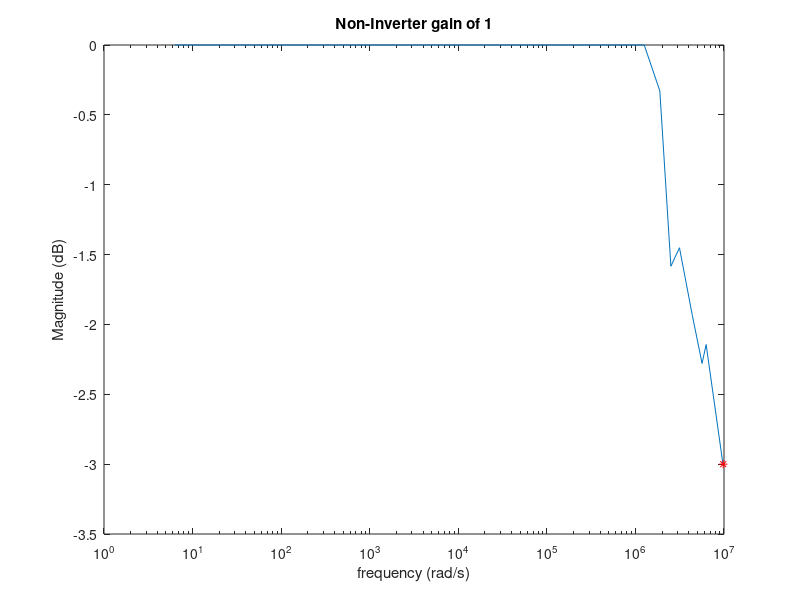
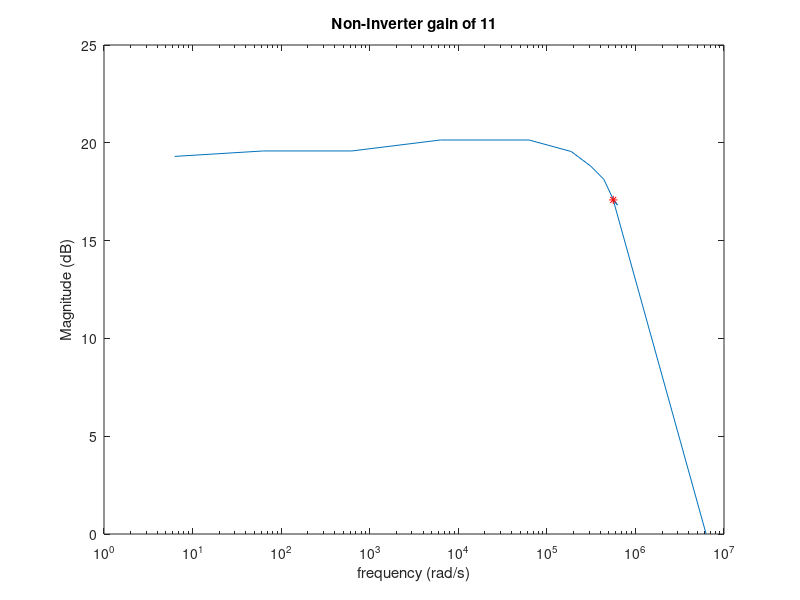
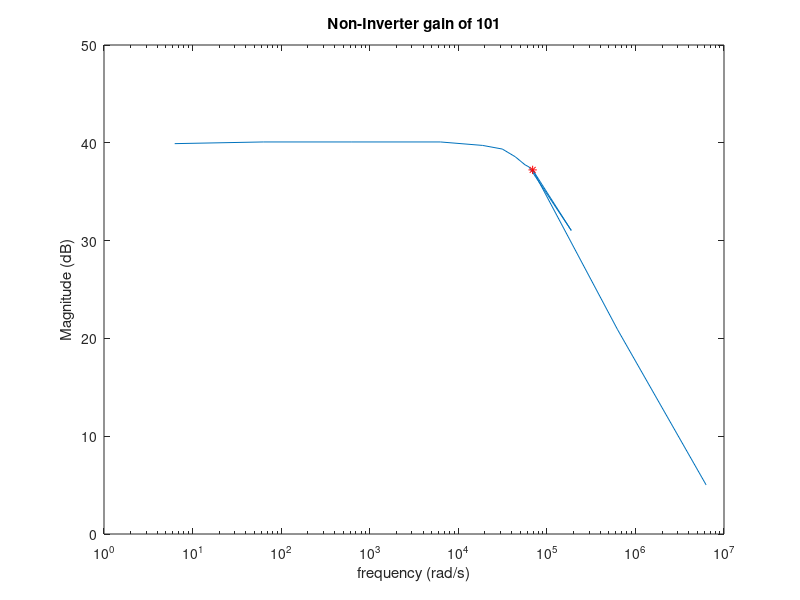

MATLAB code to generate these figures, in order:
%% Lab 9 Circuit 1 measurements
f1 = [1 10 100 1000 10000 100000 200000 300000 400000 500000 700000 ... 
    900000 1000000 1560000];
vs1 = [1.16 1.16 1.1 1.1 1.1 1.1 1.1 1.08 1.08 0.13 0.13 0.13 0.128 0.116];
vo1 = [1.16 1.16 1.1 1.1 1.1 1.1 1.1 1.04 0.9 0.11 0.104 0.1 0.1 0.082];
f1rad = f1*2*pi; gain = vo1./vs1; gaindb = 20*log10(gain); figure(1)
semilogx(f1rad, gaindb, 1560000*2*pi, -3, 'r*'); 
title('Non-Inverter gain of 1'); xlabel('frequency (rad/s)'); 
ylabel('Magnitude (dB)');
%% Circuit 2 measurements
f2 = [1 10 100 1000 10000 30000 50000 70000 90000 100000 89390 1000000];
vs2 = [0.13 0.128 0.128 0.12 0.12 0.12 0.124 0.124 0.126 0.124 0.126 0.12];
vo2 = [1.2 1.22 1.22 1.22 1.22 1.14 1.08 1 0.9 0.86 0.9 0.12]; 
f2rad = f2*2*pi; gain2 = vo2./vs2; gaindb2 = 20*log10(gain2); figure(2)
semilogx(f2rad, gaindb2, 89390*2*pi, 17.08, 'r*');
title('Non-Inverter gain of 11'); xlabel('frequency (rad/s)');
ylabel('Magnitude (dB)');
%% Circuit 3 measurements
f3 = [1 10 100 1000 3000 5000 7000 9000 10000 30000 11000 100000 1000000];
vs3 = [1.02 1.02 1 1 1 1 1 1.02 1.02 1.02 1 1.02 1.02];
vo3 = [1 1.02 1 1 0.96 0.92 0.84 0.78 0.76 0.36 0.72 0.112 0.018];
f3rad = f3*2*pi; gain3 = vo3./vs3*101; gaindb3 = 20*log10(gain3); figure(3)
semilogx(f3rad, gaindb3, 11000*2*pi, 37.23, 'r*');
title('Non-Inverter gain of 101'); xlabel('frequency (rad/s)');
ylabel('Magnitude (dB)');
